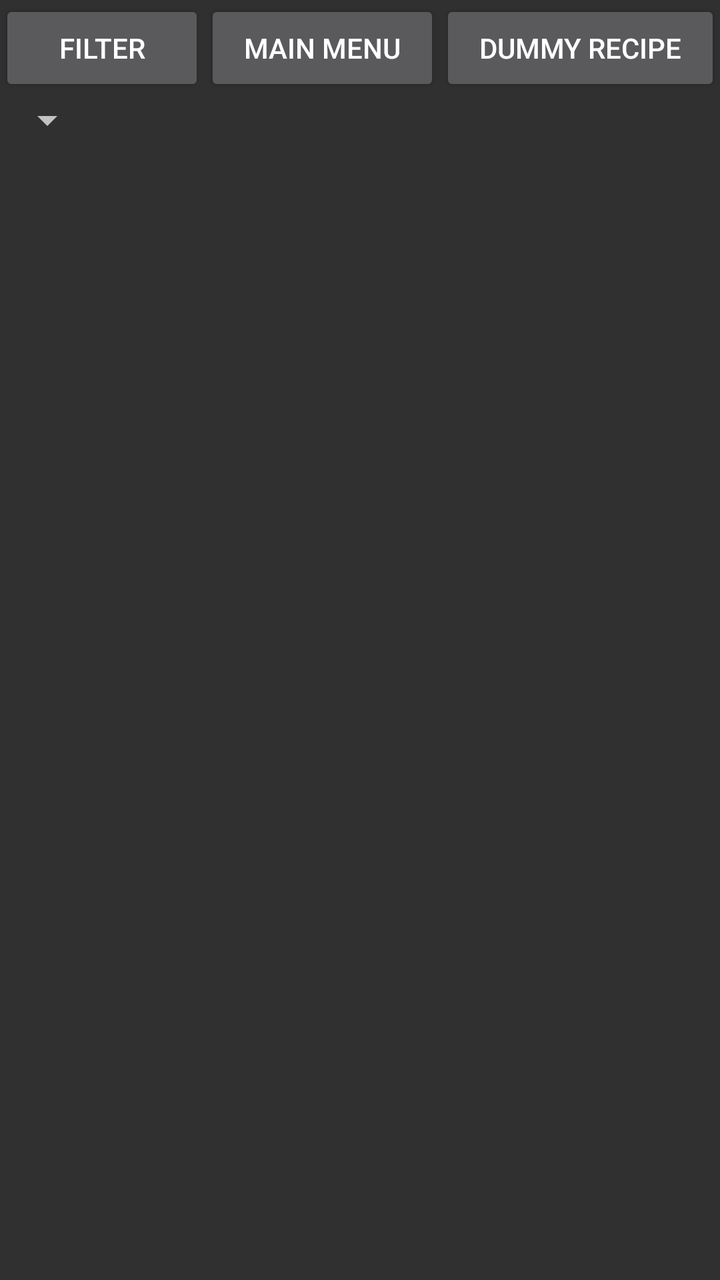
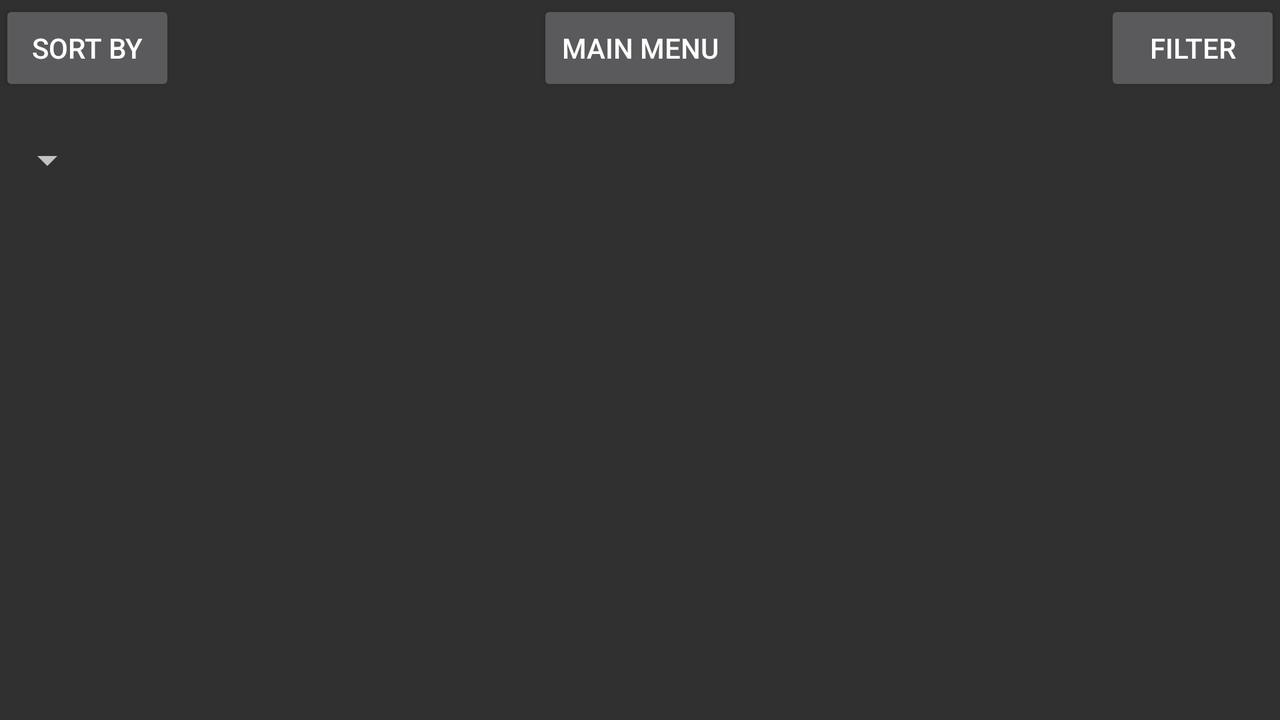

First picture: res/layout/ on a phone held upright. Second picture: the repository's own variant of that layout, on a device whose configuration matches the variant's folder. Source for both follows.
<!-- AndroidManifest.xml: application theme Theme.AppCompat -->
<!-- res/layout/activity_search.xml -->
<LinearLayout xmlns:android="http://schemas.android.com/apk/res/android"
    xmlns:tools="http://schemas.android.com/tools" android:layout_width="match_parent"
    android:layout_height="match_parent" android:paddingLeft="@dimen/activity_horizontal_margin"
    android:paddingRight="@dimen/activity_horizontal_margin"
    android:paddingTop="@dimen/activity_vertical_margin"
    android:paddingBottom="@dimen/activity_vertical_margin"
    tools:context="com.example.cs246.dishitup.Search"
    android:orientation="vertical">

    <LinearLayout
        android:orientation="horizontal"
        android:layout_width="fill_parent"
        android:layout_height="wrap_content">

        <Button
            android:layout_width="wrap_content"
            android:layout_height="wrap_content"
            android:text="Filter"
            android:id="@+id/filter"
            android:onClick="goToFilter"
            android:layout_weight="1" />

        <Button
            android:layout_width="wrap_content"
            android:layout_height="wrap_content"
            android:text="Main Menu"
            android:onClick="goToMenu"
            android:id="@+id/mainMenu"
            android:layout_weight="1" />

        <Button
            android:layout_width="wrap_content"
            android:layout_height="wrap_content"
            android:text="dummy recipe"
            android:id="@+id/dummyButton"
            android:onClick="goToDummyRecipe"
            android:layout_weight="1" />
    </LinearLayout>

    <Spinner
        android:layout_width="wrap_content"
        android:layout_height="wrap_content"
        android:id="@+id/SortS"
        android:spinnerMode="dropdown" />

    <ListView
        android:layout_width="fill_parent"
        android:layout_height="fill_parent"
        android:id="@+id/ResDisp" />

</LinearLayout>
<!-- resources referenced by this layout -->
<resources>

</resources>
<!-- res/layout-land/activity_search.xml (the author's variant of the layout above) -->
<!-- drawn on the phone turned sideways -->
<RelativeLayout xmlns:android="http://schemas.android.com/apk/res/android"
    xmlns:tools="http://schemas.android.com/tools" android:layout_width="match_parent"
    android:layout_height="match_parent" android:paddingLeft="@dimen/activity_horizontal_margin"
    android:paddingRight="@dimen/activity_horizontal_margin"
    android:paddingTop="@dimen/activity_vertical_margin"
    android:paddingBottom="@dimen/activity_vertical_margin"
    tools:context="com.example.cs246.dishitup.Search">

    <Button
        android:layout_width="wrap_content"
        android:layout_height="wrap_content"
        android:text="Sort By"
        android:id="@+id/sortBy"
        android:layout_alignParentTop="true"
        android:layout_alignParentLeft="true"
        android:layout_alignParentStart="true" />

    <Button
        android:layout_width="wrap_content"
        android:layout_height="wrap_content"
        android:text="Filter"
        android:id="@+id/filter"
        android:layout_alignTop="@+id/sortBy"
        android:layout_alignParentRight="true"
        android:layout_alignParentEnd="true" />

    <Button
        android:layout_width="wrap_content"
        android:layout_height="wrap_content"
        android:text="Main Menu"
        android:onClick="goToMenu"
        android:id="@+id/mainMenu"
        android:layout_alignTop="@+id/filter"
        android:layout_centerHorizontal="true" />

    <ListView
        android:layout_width="wrap_content"
        android:layout_height="wrap_content"
        android:id="@+id/listView"
        android:layout_marginTop="203dp"
        android:layout_alignParentLeft="true"
        android:layout_alignParentStart="true" />

    <Spinner
        android:layout_width="wrap_content"
        android:layout_height="wrap_content"
        android:id="@+id/SortS"
        android:layout_below="@+id/sortBy"
        android:layout_alignParentLeft="true"
        android:layout_alignParentStart="true"
        android:layout_marginTop="20dp"
        android:spinnerMode="dropdown" />

</RelativeLayout>
